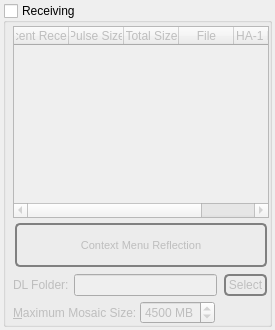
          <widget class="QWidget" name="tab_11">
           <attribute name="icon">
            <iconset resource="../Icons/icons.qrc">
             <normaloff>:/nuvola/down.png</normaloff>:/nuvola/down.png</iconset>
           </attribute>
           <attribute name="title">
            <string>&amp;Down</string>
           </attribute>
           <layout class="QVBoxLayout" name="verticalLayout_46">
            <property name="spacing">
             <number>3</number>
            </property>
            <property name="margin">
             <number>3</number>
            </property>
            <item>
             <widget class="QGroupBox" name="receivers">
              <property name="sizePolicy">
               <sizepolicy hsizetype="Preferred" vsizetype="Expanding">
                <horstretch>0</horstretch>
                <verstretch>0</verstretch>
               </sizepolicy>
              </property>
              <property name="title">
               <string>Receiving</string>
              </property>
              <property name="checkable">
               <bool>true</bool>
              </property>
              <property name="checked">
               <bool>false</bool>
              </property>
              <layout class="QVBoxLayout" name="verticalLayout_44">
               <property name="spacing">
                <number>3</number>
               </property>
               <property name="leftMargin">
                <number>7</number>
               </property>
               <property name="topMargin">
                <number>3</number>
               </property>
               <property name="rightMargin">
                <number>0</number>
               </property>
               <property name="bottomMargin">
                <number>0</number>
               </property>
               <item>
                <widget class="QTableWidget" name="received">
                 <property name="styleSheet">
                  <string notr="true">QTableWidget#received

{
   border-image: url(:/Logo/background.png) 0 0 0 0 stretch stretch;
   border-width: 0px;
}</string>
                 </property>
                 <property name="alternatingRowColors">
                  <bool>true</bool>
                 </property>
                 <property name="selectionMode">
                  <enum>QAbstractItemView::SingleSelection</enum>
                 </property>
                 <property name="horizontalScrollMode">
                  <enum>QAbstractItemView::ScrollPerPixel</enum>
                 </property>
                 <property name="sortingEnabled">
                  <bool>true</bool>
                 </property>
                 <attribute name="horizontalHeaderDefaultSectionSize">
                  <number>55</number>
                 </attribute>
                 <attribute name="horizontalHeaderStretchLastSection">
                  <bool>true</bool>
                 </attribute>
                 <attribute name="verticalHeaderVisible">
                  <bool>false</bool>
                 </attribute>
                 <column>
                  <property name="text">
                   <string>Percent Received</string>
                  </property>
                 </column>
                 <column>
                  <property name="text">
                   <string>Pulse Size</string>
                  </property>
                 </column>
                 <column>
                  <property name="text">
                   <string>Total Size</string>
                  </property>
                 </column>
                 <column>
                  <property name="text">
                   <string>File</string>
                  </property>
                 </column>
                 <column>
                  <property name="text">
                   <string>SHA-1 Hash</string>
                  </property>
                 </column>
                 <column>
                  <property name="text">
                   <string>OID</string>
                  </property>
                 </column>
                </widget>
               </item>
               <item>
                <widget class="QPushButton" name="receivedActionMenu">
                 <property name="minimumSize">
                  <size>
                   <width>0</width>
                   <height>48</height>
                  </size>
                 </property>
                 <property name="font">
                  <font>
                   <pointsize>8</pointsize>
                  </font>
                 </property>
                 <property name="toolTip">
                  <string>Right mouse context menu as a button for tablets.</string>
                 </property>
                 <property name="styleSheet">
                  <string notr="true">QPushButton {
 border: 2px solid gray;
 background-color: qlineargradient(x1: 0, y1: 0, x2: 0, y2: 1,
                                   stop: 0 #E0E0E0, stop: 1 #FFFFFF);
 border-radius: 5px;
 margin: 2px;
 padding: 2px;
 }


QPushButton:hover { 
background-color: qlineargradient(x1: 0, y1: 0, x2: 0, y2: 1,
                                   stop: 0 rgb(254,229,172), stop: 1 #FFFFFF);
background-position: top center; } 

QPushButton:pressed {
     background-color: darkgrey;
     border-style: inset;
 }</string>
                 </property>
                 <property name="text">
                  <string>Context Menu Reflection</string>
                 </property>
                </widget>
               </item>
               <item>
                <layout class="QHBoxLayout" name="horizontalLayout_54">
                 <property name="spacing">
                  <number>5</number>
                 </property>
                 <item>
                  <widget class="QLabel" name="label_63">
                   <property name="sizePolicy">
                    <sizepolicy hsizetype="Minimum" vsizetype="Preferred">
                     <horstretch>0</horstretch>
                     <verstretch>0</verstretch>
                    </sizepolicy>
                   </property>
                   <property name="text">
                    <string>DL Folder:</string>
                   </property>
                   <property name="buddy">
                    <cstring>destination</cstring>
                   </property>
                  </widget>
                 </item>
                 <item>
                  <widget class="QLineEdit" name="destination">
                   <property name="sizePolicy">
                    <sizepolicy hsizetype="Expanding" vsizetype="Fixed">
                     <horstretch>0</horstretch>
                     <verstretch>0</verstretch>
                    </sizepolicy>
                   </property>
                  </widget>
                 </item>
                 <item>
                  <widget class="QPushButton" name="etpSelectDestination">
                   <property name="styleSheet">
                    <string notr="true">QPushButton {
 border: 2px solid gray;
 background-color: qlineargradient(x1: 0, y1: 0, x2: 0, y2: 1,
                                   stop: 0 #E0E0E0, stop: 1 #FFFFFF);
 border-radius: 5px;
 margin: 2px;
 padding: 2px;
 }


QPushButton:hover { 
background-color: qlineargradient(x1: 0, y1: 0, x2: 0, y2: 1,
                                   stop: 0 rgb(254,229,172), stop: 1 #FFFFFF);
background-position: top center; } 

QPushButton:pressed {
     background-color: darkgrey;
     border-style: inset;
 }</string>
                   </property>
                   <property name="text">
                    <string>Select</string>
                   </property>
                  </widget>
                 </item>
                </layout>
               </item>
               <item>
                <layout class="QHBoxLayout" name="horizontalLayout_55">
                 <property name="spacing">
                  <number>3</number>
                 </property>
                 <item>
                  <widget class="QLabel" name="label_59">
                   <property name="toolTip">
                    <string>The pieces (also called links) of the mosaic create the file.</string>
                   </property>
                   <property name="text">
                    <string>&amp;Maximum Mosaic Size:</string>
                   </property>
                   <property name="buddy">
                    <cstring>etpMaxMosaicSize</cstring>
                   </property>
                  </widget>
                 </item>
                 <item>
                  <widget class="QSpinBox" name="etpMaxMosaicSize">
                   <property name="suffix">
                    <string> MB</string>
                   </property>
                   <property name="minimum">
                    <number>1</number>
                   </property>
                   <property name="maximum">
                    <number>5000</number>
                   </property>
                   <property name="value">
                    <number>4500</number>
                   </property>
                  </widget>
                 </item>
                 <item>
                  <spacer name="horizontalSpacer_44">
                   <property name="orientation">
                    <enum>Qt::Horizontal</enum>
                   </property>
                   <property name="sizeHint" stdset="0">
                    <size>
                     <width>1</width>
                     <height>1</height>
                    </size>
                   </property>
                  </spacer>
                 </item>
                </layout>
               </item>
              </layout>
             </widget>
            </item>
           </layout>
          </widget>
